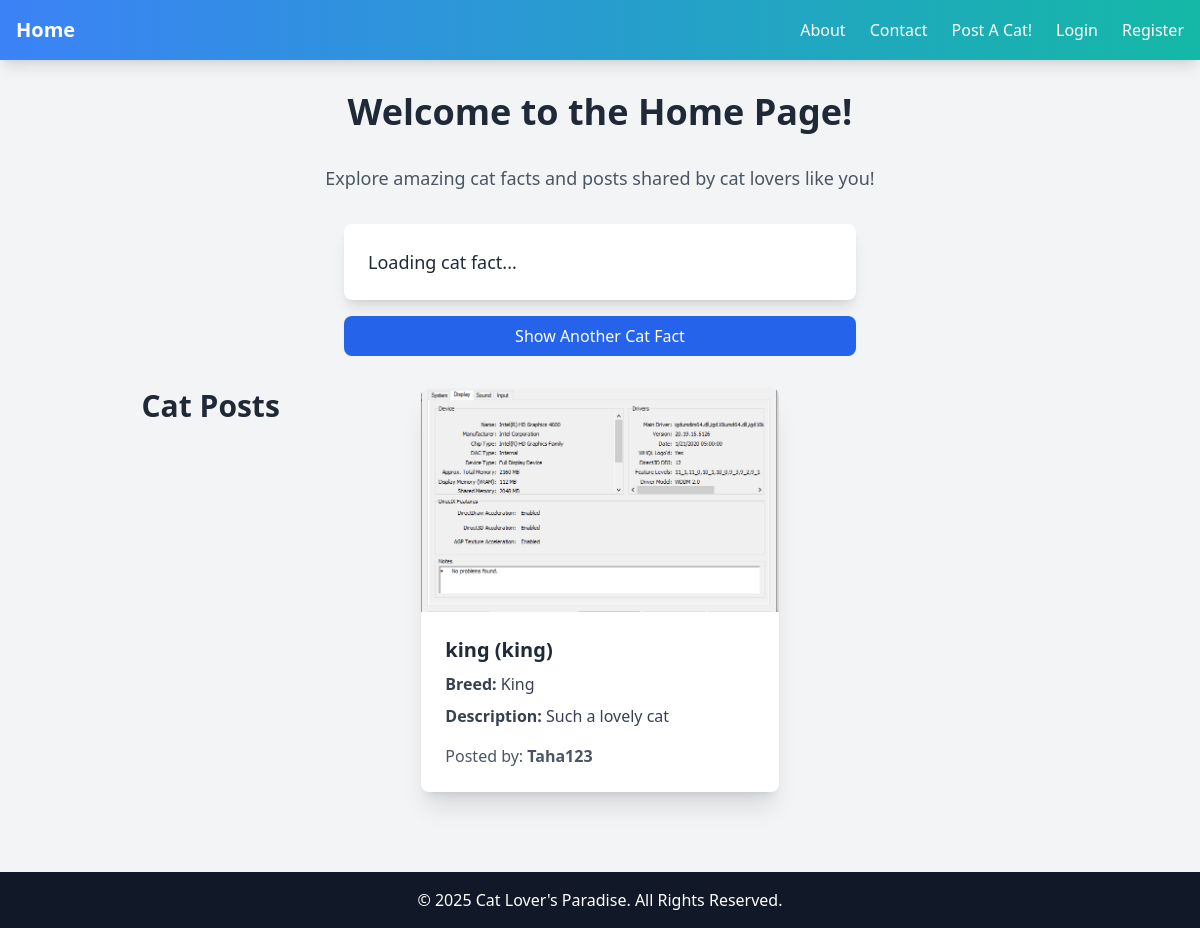
Before: / with the older database file.
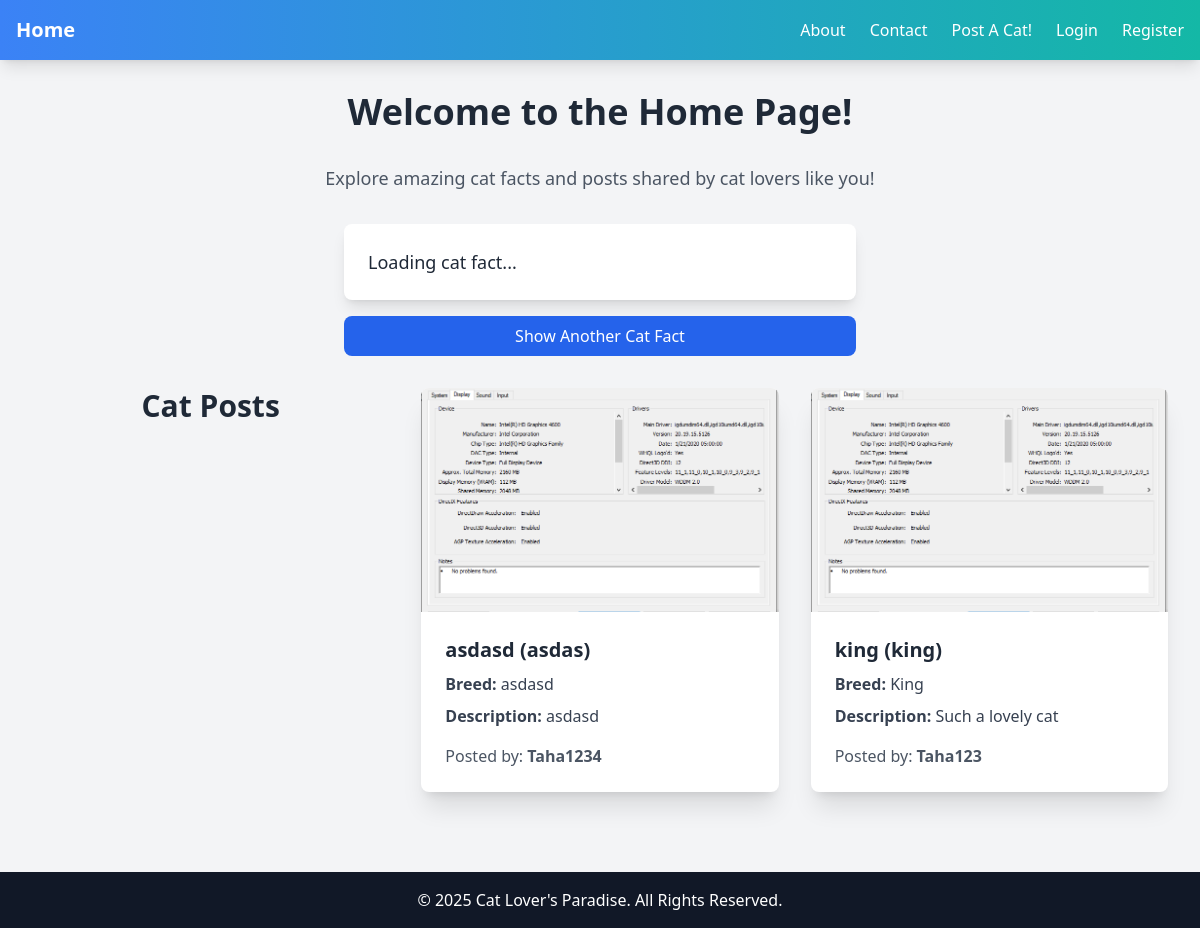
After: the same page with the newer database file.
### myapp/models.py (models this page shows, shortened)
class CatPost(models.Model):
    user = models.ForeignKey(CustomUser, on_delete=models.CASCADE)  # Use CustomUser here
    cat_name = models.CharField(max_length=100)
    breed = models.CharField(max_length=100)
    pet_name = models.CharField(max_length=100)
    description = models.TextField()
    image = models.ImageField(upload_to='cat_images/', blank=True, null=True)
    created_at = models.DateTimeField(auto_now_add=True)

class CustomUser(AbstractUser):
    pass

### myapp/views.py (the view)
# urls.py: path('', views.home, name='home'),
def home(request):
    cat_posts = CatPost.objects.all().order_by('-created_at')  # Order by creation date (most recent first)
    return render(request, 'home.html', {'cat_posts': cat_posts})

### myapp/templates/home.html (shortened to what this page needs)
<!DOCTYPE html>
<html lang="en">
<head>
    <script src="https://cdn.tailwindcss.com"></script>
</head>
<body class="bg-gray-100 font-sans">
    <nav class="bg-gradient-to-r from-blue-500 to-teal-500 p-4 shadow-lg">
        <div class="max-w-7xl mx-auto flex justify-between items-center text-white">
            <div class="text-xl font-semibold hover:text-gray-300 transition duration-300">
                <a href="/">Home</a>
            </div>
            <div class="flex items-center space-x-6">
                <a href="/about/" class="hover:text-gray-200">About</a>
                <a href="/contact/" class="hover:text-gray-200">Contact</a>
                <a href="/post-cat/" class="hover:text-gray-200">Post A Cat!</a>
                {% if user.is_authenticated %}
                    <span class="text-lg">Welcome! {{ user.username }}!</span>
                    <a href="/logout/" class="hover:text-gray-200">Logout</a>
                {% else %}
                    <a href="/login/" class="hover:text-gray-200">Login</a>
                    <a href="/register/" class="hover:text-gray-200">Register</a>
                {% endif %}
            </div>
        </div>
    </nav>
    <div class="max-w-7xl mx-auto p-8 space-y-8">
        <h1 class="text-4xl font-bold text-center text-gray-800">Welcome to the Home Page!</h1>
        <p class="text-center text-lg text-gray-600">Explore amazing cat facts and posts shared by cat lovers like you!</p>
        <div id="cat-facts-container" class="mt-8 max-w-lg mx-auto">
            <div id="cat-fact-card" class="bg-white shadow-lg rounded-lg p-6 mb-4 transition-transform transform hover:scale-105">
                <p id="cat-fact" class="text-lg text-gray-800">Loading cat fact...</p>
            </div>
            <button id="get-another-fact" class="bg-blue-600 text-white px-6 py-2 rounded-lg hover:bg-blue-500 w-full transition-all duration-300 transform hover:scale-105">
                Show Another Cat Fact
            </button>
        </div>
        <div id="cat-posts-container" class="mt-8 grid grid-cols-1 sm:grid-cols-2 lg:grid-cols-3 gap-8">
            <h2 class="text-3xl font-semibold text-center text-gray-800 mb-6">Cat Posts</h2>
            {% for post in cat_posts %}
                <div class="bg-white shadow-xl rounded-lg overflow-hidden transform hover:scale-105 transition-all duration-300">
                    <img src="{{ post.image.url }}" alt="{{ post.cat_name }}" class="w-full h-56 object-cover">
                    <div class="p-6">
                        <h3 class="text-xl font-semibold text-gray-800">{{ post.cat_name }} ({{ post.pet_name }})</h3>
                        <p class="text-gray-700 mt-2"><strong>Breed:</strong> {{ post.breed }}</p>
                        <p class="text-gray-700 mt-2"><strong>Description:</strong> {{ post.description }}</p>
                        <p class="text-gray-600 mt-4">Posted by: <strong>{{ post.user.username }}</strong></p>
                    </div>
                </div>
            {% empty %}
                <p class="text-center text-gray-500">No cat posts available.</p>
            {% endfor %}
        </div>
    </div>
    <footer class="bg-gray-900 text-white py-4 mt-12">
        <div class="max-w-7xl mx-auto text-center">
            <p>&copy; 2025 Cat Lover's Paradise. All Rights Reserved.</p>
        </div>
    </footer>
</body>
</html>

Changed rows visible on the page:
added CatPost: image (picture), cat_name "asdasd", pet_name "asdas", breed "asdasd", description "asdasd", user.username "Taha1234"
